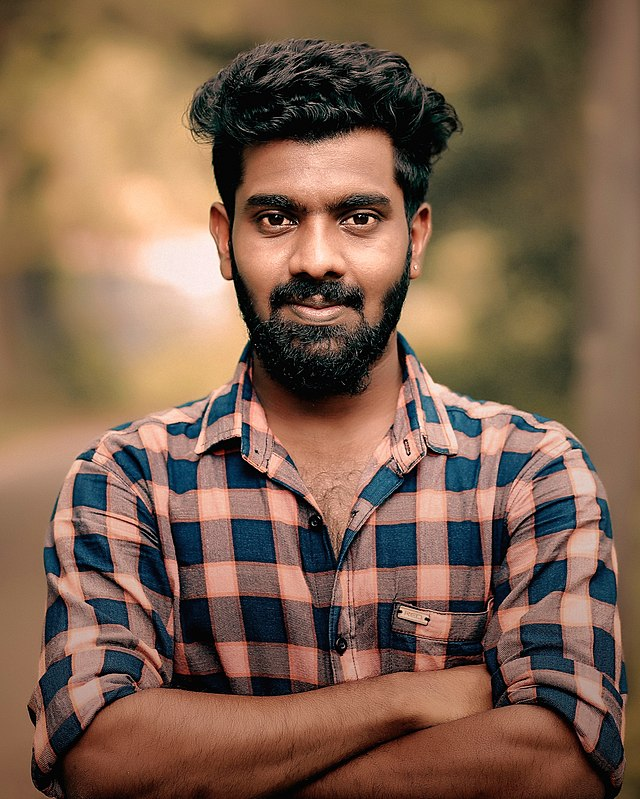
#> input picture man.jpg, 640 x 799 px
$ python FaceDetection.py
#> lines starting #> are read from the running program, lines starting #| are printed output that depends on the picture; after the words box and inside, x2 and y2 are one past the last pixel; in counts of white or black regions, pixels touching at a corner belong together
import cv2

img_ = cv2.imread('man.jpg', 1)
#> img_ is the input picture: shape (799, 640, 3); mean B, G, R 78.8, 98.1, 126.9

desired_width = 400
desired_height = 300

original_height, original_width = img_.shape[:2]
#> original_height = 799; original_width = 640

aspect_ratio = original_width / original_height
#> aspect_ratio = 0.801

if aspect_ratio >= 1:
    new_width = desired_width
    new_height = int(new_width / aspect_ratio)
else:
    new_height = desired_height
    new_width = int(new_height * aspect_ratio)
#> new_width = 240


############################################################################
img = cv2.resize(img_, (new_width, new_height))
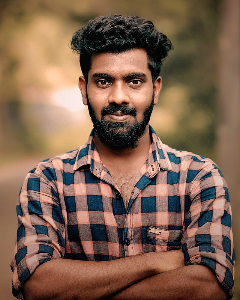
#> img: shape (300, 240, 3); mean B, G, R 78.7, 97.9, 126.8
gray = cv2.cvtColor(img, cv2.COLOR_RGB2GRAY)
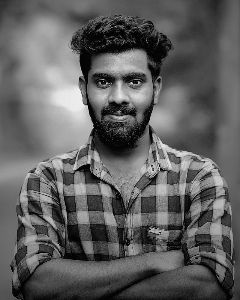
#> gray: shape (300, 240); min 0, max 240, mean 95.5
haar_cascade_face = cv2.CascadeClassifier(
    'haarcascade_frontalface_default.xml')

face_rects = haar_cascade_face.detectMultiScale(gray,
                                                scaleFactor=1.2,
                                                minNeighbors=5)
#> face_rects = [[75, 49, 88, 88]]

x, y, h, w = face_rects[0]
#> x = 75; y = 49; h = 88; w = 88
cv2.rectangle(img, (x, y),(x+w, y+h),(0, 255, 0), 2)
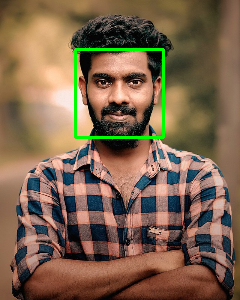
#> img: shape (300, 240, 3); 1.46% of pixels changed, all inside (x1, y1, x2, y2) = (74, 48, 165, 139)


cv2.imshow("My Face",img)
cv2.waitKey(0)

cv2.destroyAllWindows()
